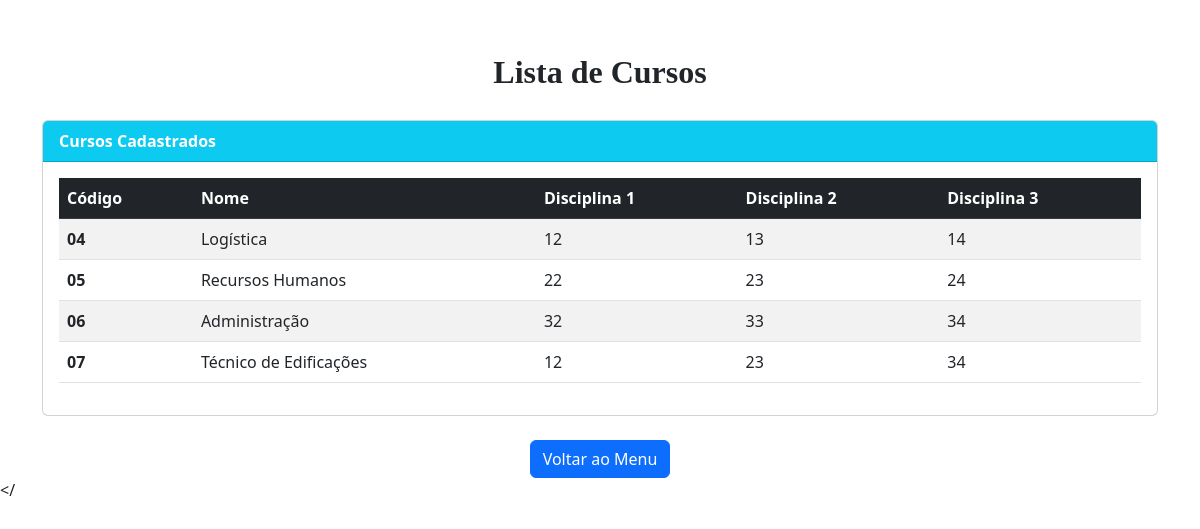
/listar_Cursos.php, run on the app's committed database.
### tables this page shows
CREATE TABLE `cursos` (
  `codcurso` char(2) NOT NULL,
  `nome` varchar(50) NOT NULL,
  `coddisc1` char(2) NOT NULL,
  `coddisc2` char(2) NOT NULL,
  `coddisc3` char(2) NOT NULL
);

### listar_Cursos.php (the view, shortened to what this page needs)
<?php
include_once 'Cursos.php';
$curso = new Cursos();
$cursos = $curso->listar();
?>
<!DOCTYPE html>
<html lang="pt-br">
<head>
    <link href="https://cdn.jsdelivr.net/npm/bootstrap@5.3.0/dist/css/bootstrap.min.css" rel="stylesheet">
</head>
<body>
<div class="container mt-5">
    <center><font face="Century Gothic" size="6"><b>Lista de Cursos</b></font></center>
    <br>
    <div class="card">
        <div class="card-header bg-info text-white">
            <b>Cursos Cadastrados</b>
        </div>
        <div class="card-body">
            <table class="table table-striped table-hover">
                <thead class="table-dark">
                    <tr>
                        <th>Código</th>
                        <th>Nome</th>
                        <th>Disciplina 1</th>
                        <th>Disciplina 2</th>
                        <th>Disciplina 3</th>
                    </tr>
                </thead>
                <tbody>
                    <?php foreach ($cursos as $c): ?>
                    <tr>
                        <td><b><?= $c['codcurso'] ?></b></td>
                        <td><?= $c['nome'] ?></td>
                        <td><?= $c['coddisc1'] ?></td>
                        <td><?= $c['coddisc2'] ?></td>
                        <td><?= $c['coddisc3'] ?></td>
                    </tr>
                    <?php endforeach; ?>
                </tbody>
            </table>
        </div>
    </div>
    <center class="mt-4">
        <a href="menu.php" class="btn btn-primary">Voltar ao Menu</a>
    </center>
</div>
</body>

### data on the page
cursos: codcurso "04", nome "Logística", coddisc1 "12", coddisc2 "13", coddisc3 "14"
cursos: codcurso "05", nome "Recursos Humanos", coddisc1 "22", coddisc2 "23", coddisc3 "24"
cursos: codcurso "06", nome "Administração", coddisc1 "32", coddisc2 "33", coddisc3 "34"
cursos: codcurso "07", nome "Técnico de Edificações", coddisc1 "12", coddisc2 "23", coddisc3 "34"
